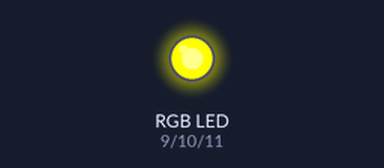
Simulated run of this sketch. Board: Arduino Uno, built with avr-gcc and run on an emulated ATmega328P. Shown: an RGB LED mixed from three pins (HIGH = lit).

Above: at 0.05 s.
At 3.0 s:
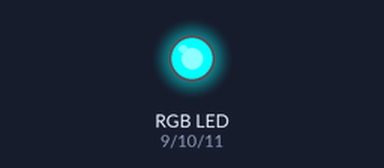
At 6.0 s:
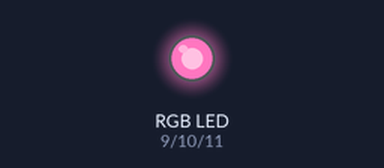
Timing chart, 0 to 7.8 s (numbered marks = the images above):
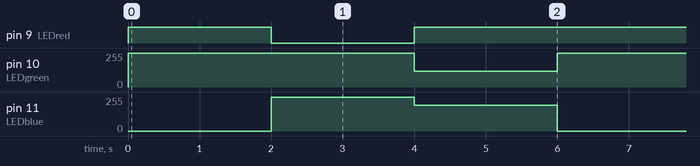

Measured:
- by itself, pin 9 (LEDred): repeats every 6.0 s: LOW 2.0 s, HIGH 4.0 s
- by itself, pin 10 (LEDgreen): alternates 255/255 for 4.0 s and 118/255 for 2.0 s
- by itself, pin 11 (LEDblue): repeats every 6.0 s: 192/255 2.0 s, 0/255 2.0 s, 255/255 2.0 s

The sketch:

RGBledBASIC.ino
```cpp
int LEDred = 9;
int LEDgreen = 10;
int LEDblue = 11;

void setup(){
  pinMode(LEDred, OUTPUT); // all defined as output
  pinMode(LEDgreen, OUTPUT);
  pinMode(LEDblue, OUTPUT);
}

void loop(){
  myColor(255, 255, 0);   // yellow
  delay(2000);

  myColor(0, 255, 255);   // cyan
  delay(2000);

  myColor(255, 118, 192); // light red
  delay(2000);

}

void myColor(int red, int green, int blue){  // custom function
  analogWrite(LEDred, red);
  analogWrite(LEDgreen, green);
  analogWrite(LEDblue, blue);
}
```
